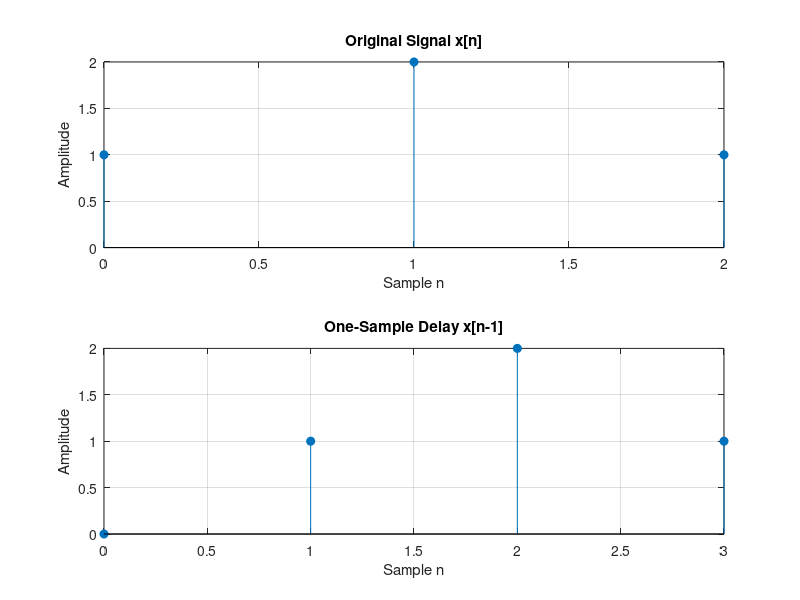
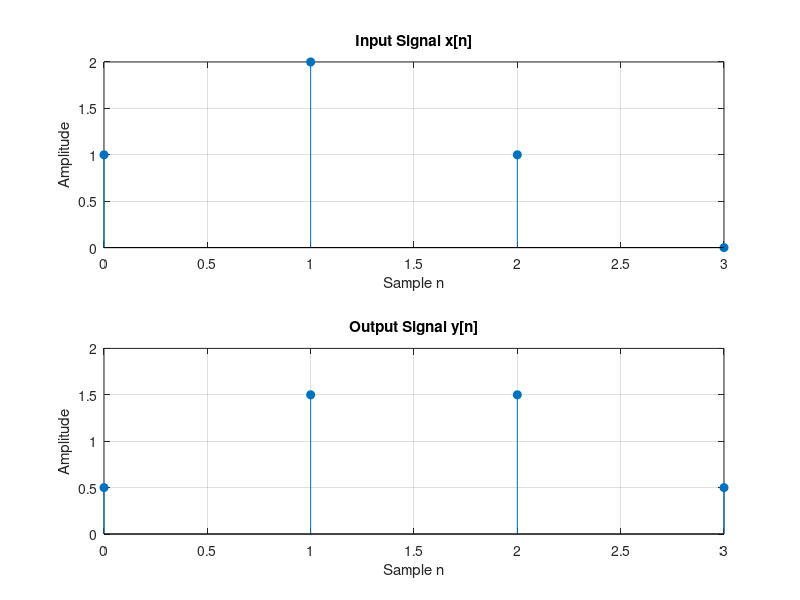
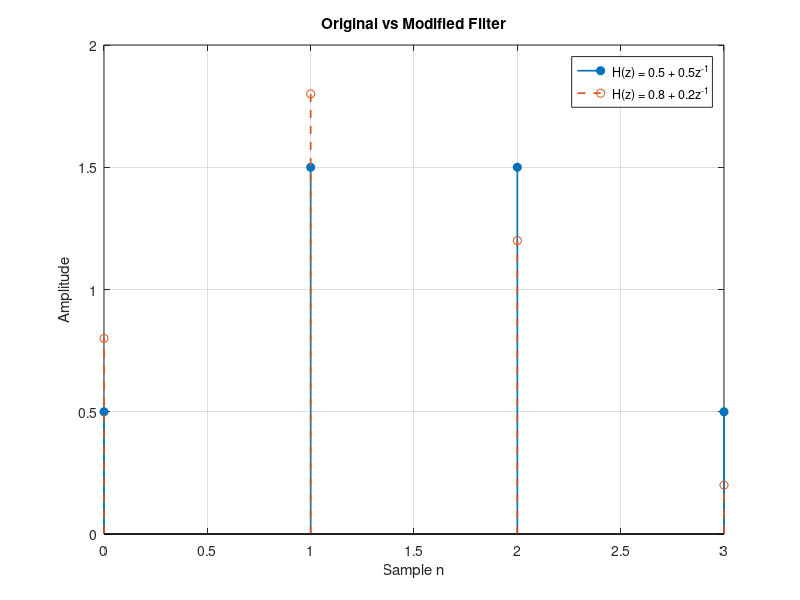

These figures' MATLAB source, in order:

%% Z-Transform Problem Assignment
% Parts 1 and 2 - Discrete-Time Signals and Systems
clear; clc; close all;

%% Part 1: Original signal and one-sample delay

x = [1 2 1];
n = 0:length(x)-1;

xDelayed = [0 x];
nDelayed = 0:length(xDelayed)-1;

figure('Name','Original and Delayed Signal');

subplot(2,1,1);
stem(n,x,'filled');
title('Original Signal x[n]');
xlabel('Sample n');
ylabel('Amplitude');
grid on;

subplot(2,1,2);
stem(nDelayed,xDelayed,'filled');
title('One-Sample Delay x[n-1]');
xlabel('Sample n');
ylabel('Amplitude');
grid on;

% Save first figure
saveas(gcf,'01_original_and_delayed.png');

%% Part 2: Averaging filter

b = [0.5 0.5];
a = 1;

xInput = [x 0];
nOutput = 0:length(xInput)-1;

y = filter(b,a,xInput);

figure('Name','Input and Output');

subplot(2,1,1);
stem(nOutput,xInput,'filled');
title('Input Signal x[n]');
xlabel('Sample n');
ylabel('Amplitude');
grid on;

subplot(2,1,2);
stem(nOutput,y,'filled');
title('Output Signal y[n]');
xlabel('Sample n');
ylabel('Amplitude');
grid on;

saveas(gcf,'02_input_and_output.png');

disp('Output samples for b = [0.5 0.5]:');
disp(y);

%% Part 3: Modified filter

bModified = [0.8 0.2];

yModified = filter(bModified,a,xInput);

figure('Name','Filter Comparison');

stem(nOutput,y,'filled','LineWidth',1.2);
hold on;

stem(nOutput,yModified,'--','LineWidth',1.2);

title('Original vs Modified Filter');
xlabel('Sample n');
ylabel('Amplitude');

legend('H(z) = 0.5 + 0.5z^{-1}', ...
    'H(z) = 0.8 + 0.2z^{-1}');

grid on;

saveas(gcf,'03_filter_comparison.png');

disp('Output samples for b = [0.8 0.2]:');
disp(yModified);

disp('Assignment completed successfully.');
